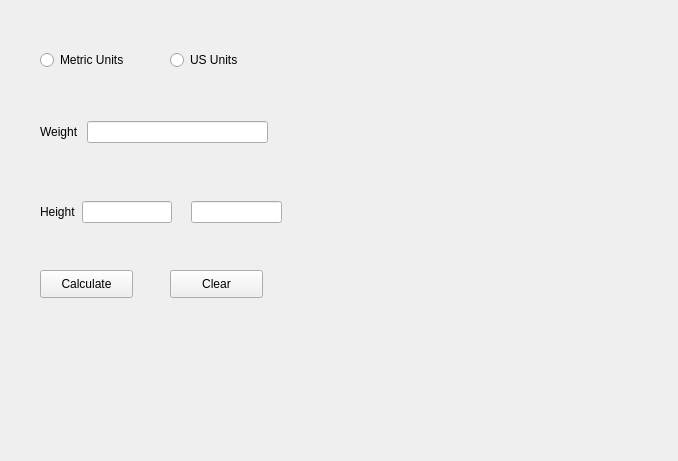
<?xml version="1.0" encoding="UTF-8"?>
<ui version="4.0">
 <class>Bmi</class>
 <widget class="QMainWindow" name="Bmi">
  <property name="geometry">
   <rect>
    <x>0</x>
    <y>0</y>
    <width>678</width>
    <height>461</height>
   </rect>
  </property>
  <property name="windowTitle">
   <string>BMI Calculator</string>
  </property>
  <widget class="QWidget" name="centralwidget">
   <widget class="QRadioButton" name="radioButton_Metrics">
    <property name="geometry">
     <rect>
      <x>40</x>
      <y>50</y>
      <width>95</width>
      <height>20</height>
     </rect>
    </property>
    <property name="text">
     <string>Metric Units</string>
    </property>
   </widget>
   <widget class="QRadioButton" name="radioButton_Us">
    <property name="geometry">
     <rect>
      <x>170</x>
      <y>50</y>
      <width>95</width>
      <height>20</height>
     </rect>
    </property>
    <property name="text">
     <string>US Units</string>
    </property>
   </widget>
   <widget class="QPushButton" name="pushButton_Calculate">
    <property name="geometry">
     <rect>
      <x>40</x>
      <y>270</y>
      <width>93</width>
      <height>28</height>
     </rect>
    </property>
    <property name="text">
     <string>Calculate</string>
    </property>
   </widget>
   <widget class="QLabel" name="label_Bmi">
    <property name="geometry">
     <rect>
      <x>350</x>
      <y>30</y>
      <width>281</width>
      <height>371</height>
     </rect>
    </property>
    <property name="text">
     <string/>
    </property>
   </widget>
   <widget class="QLabel" name="label">
    <property name="geometry">
     <rect>
      <x>30</x>
      <y>330</y>
      <width>361</width>
      <height>111</height>
     </rect>
    </property>
    <property name="text">
     <string/>
    </property>
   </widget>
   <widget class="QPushButton" name="pushButton_Clear">
    <property name="geometry">
     <rect>
      <x>170</x>
      <y>270</y>
      <width>93</width>
      <height>28</height>
     </rect>
    </property>
    <property name="text">
     <string>Clear</string>
    </property>
   </widget>
   <widget class="QWidget" name="">
    <property name="geometry">
     <rect>
      <x>40</x>
      <y>120</y>
      <width>241</width>
      <height>24</height>
     </rect>
    </property>
    <layout class="QHBoxLayout" name="horizontalLayout">
     <item>
      <widget class="QLabel" name="weight">
       <property name="text">
        <string>Weight </string>
       </property>
      </widget>
     </item>
     <item>
      <widget class="QLineEdit" name="lineEdit_Weight"/>
     </item>
     <item>
      <widget class="QLabel" name="label__Weight">
       <property name="text">
        <string/>
       </property>
      </widget>
     </item>
    </layout>
   </widget>
   <widget class="QWidget" name="">
    <property name="geometry">
     <rect>
      <x>40</x>
      <y>200</y>
      <width>255</width>
      <height>24</height>
     </rect>
    </property>
    <layout class="QHBoxLayout" name="horizontalLayout_2">
     <item>
      <widget class="QLabel" name="height">
       <property name="text">
        <string>Height</string>
       </property>
      </widget>
     </item>
     <item>
      <widget class="QLineEdit" name="lineEdit_inch"/>
     </item>
     <item>
      <widget class="QLabel" name="label_feet">
       <property name="text">
        <string/>
       </property>
      </widget>
     </item>
     <item>
      <widget class="QLineEdit" name="lineEdit_Height"/>
     </item>
     <item>
      <widget class="QLabel" name="label_height">
       <property name="text">
        <string/>
       </property>
      </widget>
     </item>
    </layout>
   </widget>
  </widget>
 </widget>
 <resources/>
 <connections/>
</ui>
